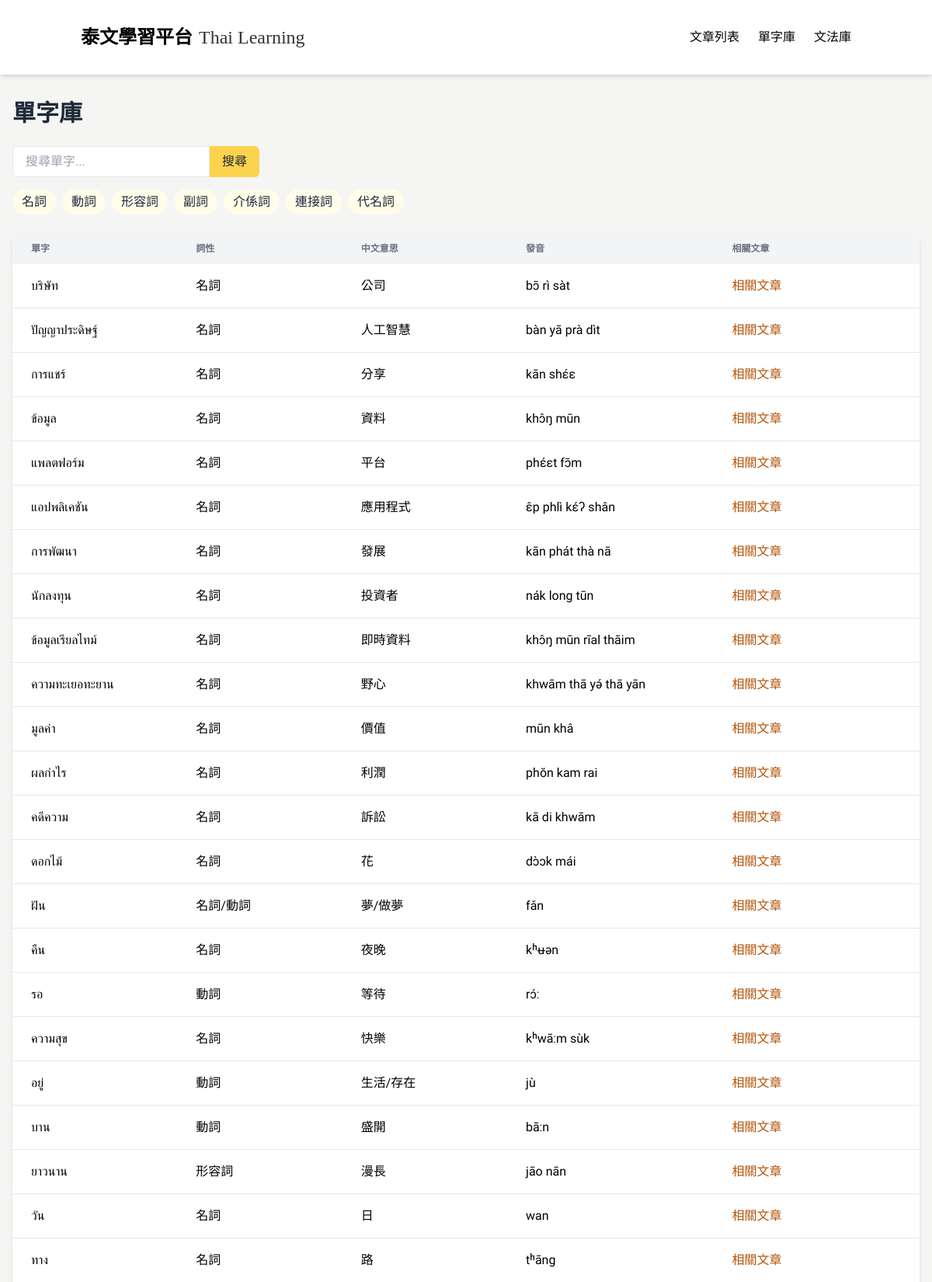
Screenshot of /vocabulary (upper part) with the database file from the repository.
### tables this page shows
CREATE TABLE Word (
            id INTEGER PRIMARY KEY AUTOINCREMENT,
            thai TEXT,
            chinese TEXT,
            type TEXT,
            pronunciation TEXT,
            articleId INTEGER,
            createdAt TEXT,
            updatedAt TEXT
        );

### app_sqlite.py (the view)
@app.route('/vocabulary')
def vocabulary():
    conn = get_db_connection()
    words = conn.execute("""
        SELECT DISTINCT Word.*
        FROM Word
        JOIN WordArticle ON Word.id = WordArticle.wordId
        JOIN Article ON WordArticle.articleId = Article.id
        WHERE Article.status = 'published'
        ORDER BY Word.createdAt DESC
    """).fetchall()
    conn.close()
    return render_template('vocabulary_adjust.html', words=words)

### app_sqlite.py (called while the page is built)
def get_db_connection():
    base_path = os.path.dirname(os.path.abspath(__file__))
    db_path = os.path.join(base_path, 'data.db')
    conn = sqlite3.connect(db_path)  # SQLite 檔名
    conn.row_factory = sqlite3.Row     # 讓取出的資料像字典一樣操作
    return conn

### templates/vocabulary_adjust.html (shortened to what this page needs)
<!DOCTYPE html>
<html lang="zh-TW">
<head>
  <script src="https://cdn.tailwindcss.com"></script>
</head>
<body>
  <nav class="bg-white shadow-md sticky top-0 z-50">
    <div class="container mx-auto px-4 py-4">
      <div class="flex justify-between items-center py-4">
        <div class="flex items-center space-x-2">
          <span class="nav-title text-2xl font-bold text-black">泰文學習平台</span>
          <span class="nav-subtitle text-2xl text-black/80 self-end">Thai Learning</span>
        </div>
        <div class="hidden md:flex space-x-6">
          <a href="/" class="tab-btn active-tab text-black hover:text-gray-700" data-tab="articles">文章列表</a>
          <a href="/vocabulary" class="text-black hover:text-gray-700">單字庫</a>
          <a href="/grammar" class="text-black hover:text-gray-700">文法庫</a>
        </div>
      </div>
    </div>
  </nav>
  <div class="px-4 py-8">
  <h1 class="text-3xl font-bold mb-6 text-gray-800">單字庫</h1>
  <div class="mb-6">
    <div class="flex mb-4">
      <input id="vocabulary-search" type="text" placeholder="搜尋單字..." class="border rounded-l-md px-4" />
      <button class="bg-[#FCD34D] hover:bg-[#FBBF24] text-[#1F2937] hover:text-white px-4 py-2 rounded-r-md transition-colors">搜尋</button>
    </div>
    <div class="flex flex-wrap gap-2 mb-4">
      <button class="px-3 py-1 bg-[#FFFDEA] text-[#1F2937] rounded-full hover:bg-[#FBBF24]" data-type="名詞">名詞</button>
      <button class="px-3 py-1 bg-[#FFFDEA] text-[#1F2937] rounded-full hover:bg-[#FBBF24]" data-type="動詞">動詞</button>
      <button class="px-3 py-1 bg-[#FFFDEA] text-[#1F2937] rounded-full hover:bg-[#FBBF24]" data-type="形容詞">形容詞</button>
      <button class="px-3 py-1 bg-[#FFFDEA] text-[#1F2937] rounded-full hover:bg-[#FBBF24]" data-type="副詞">副詞</button>
      <button class="px-3 py-1 bg-[#FFFDEA] text-[#1F2937] rounded-full hover:bg-[#FBBF24]" data-type="介係詞">介係詞</button>
      <button class="px-3 py-1 bg-[#FFFDEA] text-[#1F2937] rounded-full hover:bg-[#FBBF24]" data-type="連接詞">連接詞</button>
      <button class="px-3 py-1 bg-[#FFFDEA] text-[#1F2937] rounded-full hover:bg-[#FBBF24]" data-type="代名詞">代名詞</button>
    </div>
  </div>
  <div class="hidden md:block bg-white rounded-lg shadow-md overflow-x-auto">
    <table class="min-w-full w-full table-fixed">
      <thead class="bg-gray-100">
        <tr>
          <th class="px-6 py-3 text-left text-xs text-gray-500 uppercase w-1/5">單字</th>
          <th class="px-6 py-3 text-left text-xs text-gray-500 uppercase w-1/5">詞性</th>
          <th class="px-6 py-3 text-left text-xs text-gray-500 uppercase w-1/5">中文意思</th>
          <th class="px-6 py-3 text-left text-xs text-gray-500 uppercase w-1/4">發音</th>
          <th class="px-6 py-3 text-left text-xs text-gray-500 uppercase w-1/4">相關文章</th>
        </tr>
      </thead>
      <tbody class="divide-y divide-gray-200">
        {% for word in words %}
        <tr class="hover:bg-gray-50 vocabulary-row" data-type="{{ word.type }}">
          <td class="px-6 py-4 whitespace-nowrap thai-text">{{ word.thai }}</td>
          <td class="px-6 py-4 whitespace-nowrap">{{ word.type }}</td>
          <td class="px-6 py-4 whitespace-nowrap">{{ word.chinese }}</td>
          <td class="px-6 py-4 whitespace-nowrap">{{ word.pronunciation }}</td>
          <td class="px-6 py-4 whitespace-nowrap">
            <a href="/word/{{ word.id }}" class="text-[#B45309] hover:underline">相關文章</a>
          </td>
        </tr>
        {% endfor %}
      </tbody>
    </table>
  </div>
</body>
</html>

### templates/vocabulary_adjust.html (style rules this page uses)
:root { --main-color: #FCD34D; --main-color-hover: #FBBF24; --main-color-light: #FFFDEA; --main-color-light-hover: #FEF3C7; --main-color-bg: #ffffff; --main-color-dark: #1F2937; --main-color-darker: #111827; }
body { font-family: 'Noto Sans TC', 'Sarabun', sans-serif; background-color: #F5F5F4; }
.thai-text { font-family: 'Sarabun', sans-serif; }
.nav-title { font-family: 'Jin Xuan', '金萱體', 'Noto Sans TC', sans-serif; font-weight: bold; }
.nav-subtitle { font-family: 'Times New Roman', serif; font-size: 1.5rem; line-height: 2rem; }

### rows the page displays
Word: thai "บริษัท", type "名詞", chinese "公司", pronunciation "bɔ̄ rì sàt"
Word: thai "ปัญญาประดิษฐ์", type "名詞", chinese "人工智慧", pronunciation "bàn yā prà dìt"
Word: thai "การแชร์", type "名詞", chinese "分享", pronunciation "kān shɛ́ɛ"
Word: thai "ข้อมูล", type "名詞", chinese "資料", pronunciation "khɔ̂ŋ mūn"
Word: thai "แพลตฟอร์ม", type "名詞", chinese "平台", pronunciation "phɛ́ɛt fɔ̄m"
Word: thai "แอปพลิเคชัน", type "名詞", chinese "應用程式", pronunciation "ɛ̂p phlì kɛ́ʔ shân"
Word: thai "การพัฒนา", type "名詞", chinese "發展", pronunciation "kān phát thà nā"
Word: thai "นักลงทุน", type "名詞", chinese "投資者", pronunciation "nák long tūn"
Word: thai "ข้อมูลเรียลไทม์", type "名詞", chinese "即時資料", pronunciation "khɔ̂ŋ mūn rīal thāim"
Word: thai "ความทะเยอทะยาน", type "名詞", chinese "野心", pronunciation "khwām thā yə́ thā yān"
Word: thai "มูลค่า", type "名詞", chinese "價值", pronunciation "mūn khâ"
Word: thai "ผลกำไร", type "名詞", chinese "利潤", pronunciation "phŏn kam rai"
Word: thai "คดีความ", type "名詞", chinese "訴訟", pronunciation "kā di khwām"
Word: thai "ดอกไม้", type "名詞", chinese "花", pronunciation "dɔ̀ɔk mái"
Word: thai "ฝัน", type "名詞/動詞", chinese "夢/做夢", pronunciation "fǎn"
Word: thai "คืน", type "名詞", chinese "夜晚", pronunciation "kʰʉən"
Word: thai "รอ", type "動詞", chinese "等待", pronunciation "rɔ́ː"
Word: thai "ความสุข", type "名詞", chinese "快樂", pronunciation "kʰwāːm sùk"
Word: thai "อยู่", type "動詞", chinese "生活/存在", pronunciation "jù"
Word: thai "บาน", type "動詞", chinese "盛開", pronunciation "bāːn"
Word: thai "ยาวนาน", type "形容詞", chinese "漫長", pronunciation "jāo nān"
Word: thai "วัน", type "名詞", chinese "日", pronunciation "wan"
Word: thai "ทาง", type "名詞", chinese "路", pronunciation "tʰāng"
